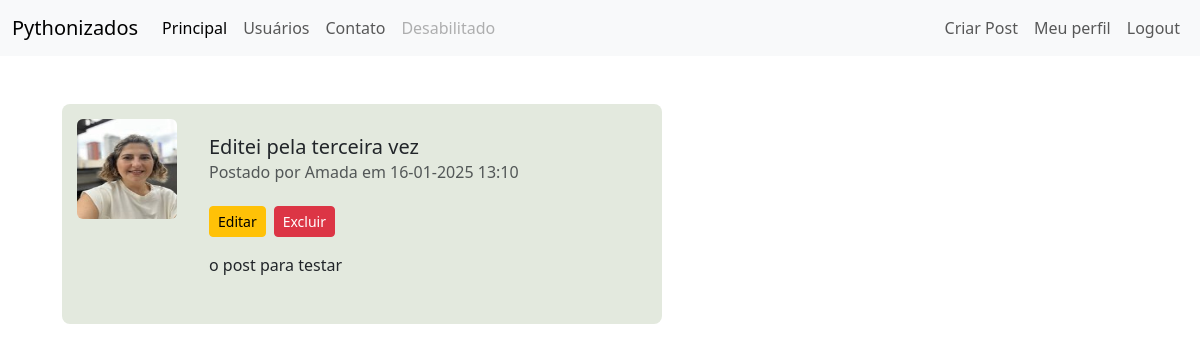
Page /postagens/1 (signed in) on the committed database.
### comunidade/models.py (models this page shows)
class Usuario(database.Model, UserMixin): # UserMixin serve para poder reutilizar
    id = database.Column(database.Integer, primary_key=True)
    username = database.Column(database.String, nullable=False, unique=True)
    email = database.Column(database.String, nullable=False, unique=True)
    senha = database.Column(database.String, nullable=False)
    foto_perfil = database.Column(database.String, default='default.jpg')
    posts = database.relationship('Post', backref='autor', lazy=True)
    cursos = database.Column(database.String, nullable=False, default='Não informado')

class Post(database.Model):
    id = database.Column(database.Integer, primary_key=True)
    titulo = database.Column(database.String, nullable=False)
    corpo = database.Column(database.Text, nullable=False)
    data_criacao = database.Column(database.DateTime, nullable=False, default=datetime.now())
    id_usuario = database.Column(database.Integer, database.ForeignKey('usuario.id'), nullable=False)

### comunidade/routes.py (the view, shortened to what this page needs)
@app.route('/postagens/<int:post_id>', methods=['GET', 'POST'])
@login_required
def exibir_post(post_id):
    post = Post.query.get_or_404(post_id)
    usuario = Usuario.query.get(post.id_usuario)
    foto_usuario = usuario.foto_perfil if usuario else 'default.jpg'
    form = PostForm(obj=post)
    return render_template('post.html', post=post, usuario=usuario, foto_usuario=foto_usuario, form=form)

### comunidade/models.py (called while the page is built)
@login_manager.user_loader # aceno ao login_manager que a função abaixo é a que carrega o usuário
def load_user(user_id):
    return Usuario.query.get(int(user_id))

### comunidade/templates/post.html (shortened to what this page needs)
{% extends 'base.html' %}
{% block body %}
<div class="container mt-5">
    <div class="card mt-3" style="max-width: 700px; background-color: #e3e9de; padding: 15px; border-radius: 8px;">
        <div class="d-flex align-items-start">
            <div class="me-3">
                <img src="{{ url_for('static', filename='fotos_perfil/' + foto_usuario) }}"
                     alt="Imagem do usuário" class="rounded" width="100" height="100">
            </div>
            <div class="w-100">
                <div class="card-body">
                    <h5 class="card-title">{{ post.titulo }}</h5>
                    <h6 class="card-subtitle mb-2 text-muted">
                        Postado por {{ usuario.username }} em {{ post.data_criacao.strftime('%d-%m-%Y %H:%M') }}
                    </h6>
                    {% if current_user.id == post.id_usuario %}
                    <div class="d-flex gap-2 mt-4">
                        <button class="btn btn-warning btn-sm" onclick="mostrarFormulario()">Editar</button>
                        <button class="btn btn-danger btn-sm" data-bs-toggle="modal" data-bs-target="#confirmModal">
                            Excluir
                        </button>
                    </div>
                    {% endif %}
                    <p class="card-text mt-3">{{ post.corpo }}</p>
                </div>
            </div>
        </div>
    </div>
</div>
{% endblock %}

### comunidade/static/css/perfil.css (style rules this page uses)
.card { width: 600px; margin-left: 20px; border: none; border-radius: 10px; background-color: #fff; padding: 20px; }

### rows in the picture
Usuario: foto_perfil (picture), username "Amada"
Post: titulo "Editei pela terceira vez", data_criacao "16-01-2025 13:10", corpo "o post para testar"
